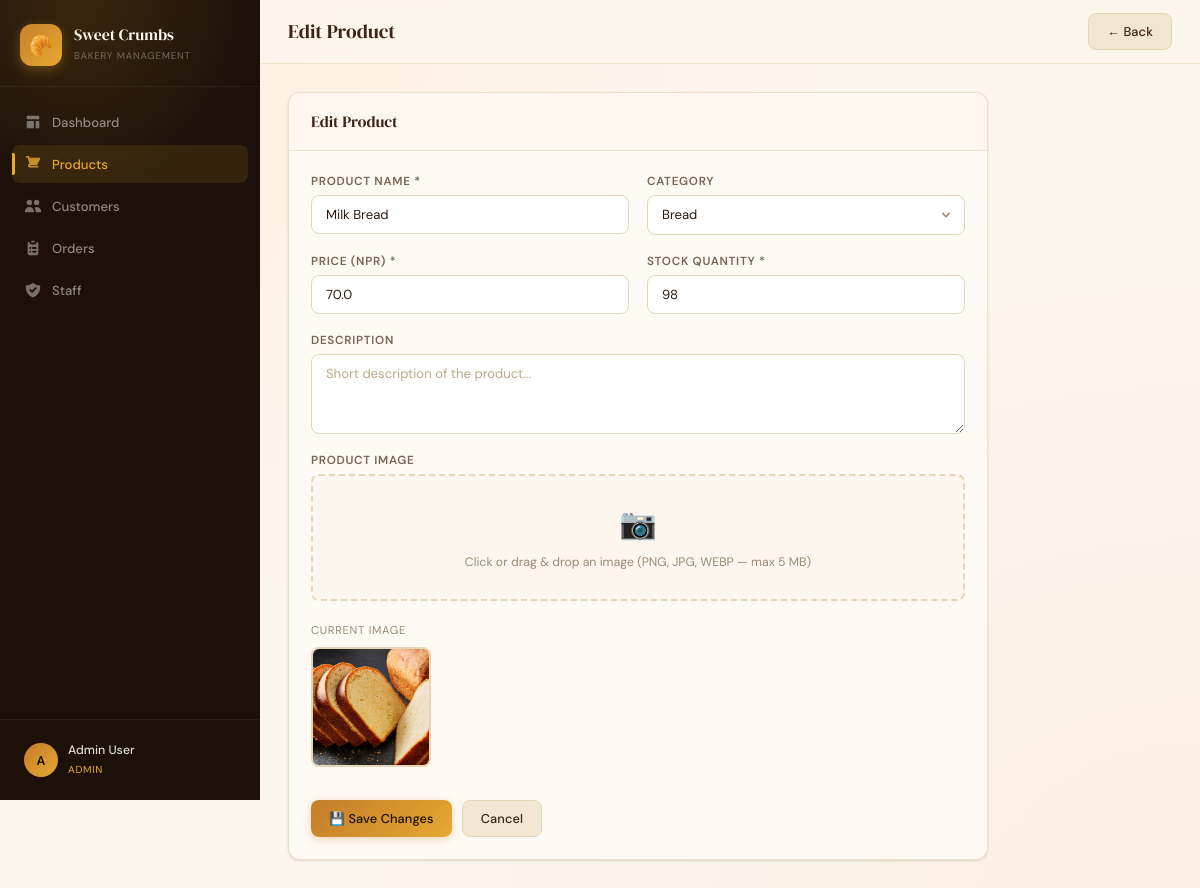
The app's page /products/edit/3 (signed in), older data.
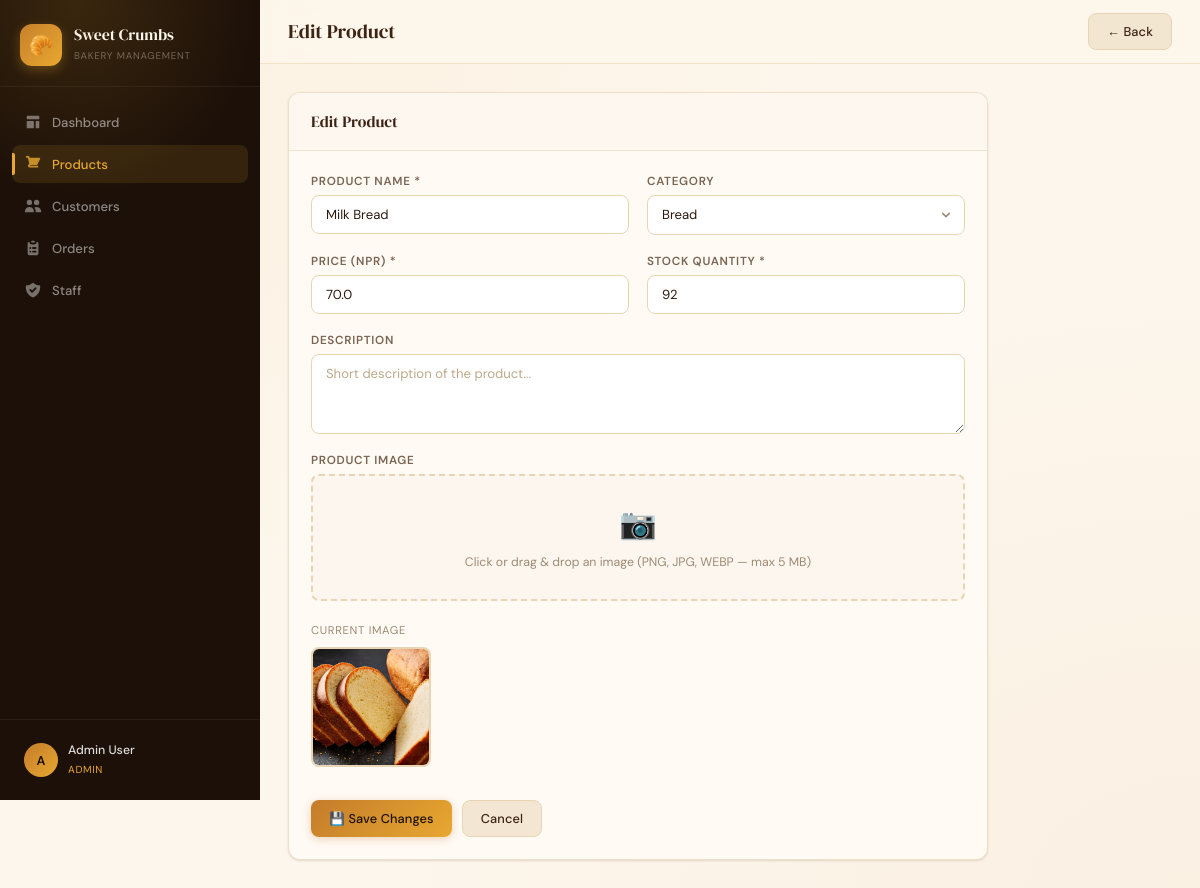
The same page, newer data.
### tables this page shows
CREATE TABLE product (
                id INTEGER PRIMARY KEY AUTOINCREMENT,
                name TEXT NOT NULL,
                description TEXT,
                price REAL NOT NULL,
                stock_qty INTEGER NOT NULL DEFAULT 0,
                category_id INTEGER,
                image_path TEXT,
                created_at TEXT DEFAULT CURRENT_TIMESTAMP,
                FOREIGN KEY (category_id) REFERENCES category(id)
            );

### app.py (the view, shortened to what this page needs)
@app.route('/products/edit/<int:pid>', methods=['GET', 'POST'])
@requires_permission('products')
def edit_product(pid):
    try:
        conn = get_db()
        categories = conn.execute("SELECT * FROM category ORDER BY name").fetchall()
        product = conn.execute("SELECT * FROM product WHERE id=?", (pid,)).fetchone()
        if not product:
            flash('Product not found.', 'danger')
            return redirect(url_for('products'))
        conn.close()
        return render_template('product_form.html', categories=categories, product=product)
    except ValueError:
        flash('Invalid price or stock value.', 'danger')
        return redirect(url_for('products'))
    except Exception as e:
        logger.error(f'Error editing product: {e}')
        flash('Error editing product.', 'danger')
        return redirect(url_for('products'))

### app.py (called while the page is built)
def get_db():
    try:
        conn = sqlite3.connect(DB_PATH)
        conn.row_factory = sqlite3.Row
        return conn
    except sqlite3.Error as e:
        logger.error(f'Database connection error: {e}')
        raise

def requires_permission(module):
    def decorator(f):
        @wraps(f)
        def decorated(*args, **kwargs):
            if 'user_id' not in session:
                return redirect(url_for('login'))
            role = session.get('role', 'staff')
            if module not in ROLE_PERMISSIONS.get(role, set()):
                logger.warning(f'Access denied for user {session.get("user_id")} to module {module}')
                flash(f'Access denied. Your role ({role}) cannot access {module}.', 'danger')
                return redirect(url_for('index'))
            return f(*args, **kwargs)
        return decorated
    return decorator

### templates/product_form.html (shortened to what this page needs)
{% extends 'base.html' %}
{% block page_title %}{{ 'Edit' if product else 'Add' }} Product{% endblock %}
{% block topbar_actions %}
  <a href="{{ url_for('products') }}" class="btn btn-secondary">← Back</a>
{% endblock %}
{% block content %}
<div class="card" style="max-width:700px">
  <div class="card-header">
    <h2>{{ 'Edit' if product else 'New' }} Product</h2>
  </div>
  <div class="card-body">
    <form method="post" enctype="multipart/form-data">
      <div class="form-grid">
        <div class="form-group">
          <label>Product Name *</label>
          <input class="form-control" name="name" required
                 value="{{ product.name if product else '' }}"
                 placeholder="e.g. Chocolate Croissant">
        </div>
        <div class="form-group">
          <label>Category</label>
          <select name="category_id" class="form-control">
            {% for cat in categories %}
              <option value="{{ cat.id }}" {{ 'selected' if product and product.category_id == cat.id }}>
                {{ cat.name }}
              </option>
            {% endfor %}
          </select>
        </div>
        <div class="form-group">
          <label>Price (NPR) *</label>
          <input class="form-control" name="price" type="number" step="0.01" min="0" required
                 value="{{ product.price if product else '' }}" placeholder="0.00">
        </div>
        <div class="form-group">
          <label>Stock Quantity *</label>
          <input class="form-control" name="stock_qty" type="number" min="0" required
                 value="{{ product.stock_qty if product else '0' }}">
        </div>
        <div class="form-group full">
          <label>Description</label>
          <textarea class="form-control" name="description" rows="3"
                    placeholder="Short description of the product...">{{ product.description if product else '' }}</textarea>
        </div>
        <div class="form-group full">
          <label>Product Image</label>
          <div class="file-upload-area" id="drop-zone">
            <span class="upload-icon">📷</span>
            <span class="upload-text">Click or drag & drop an image (PNG, JPG, WEBP — max 5 MB)</span>
          </div>
          {% if product and product.image_path %}
          <div style="margin-top:12px">
            <span style="font-size:0.75rem;color:var(--muted);text-transform:uppercase;letter-spacing:0.06em">Current image</span><br>
            <img src="{{ url_for('static', filename='uploads/' + product.image_path) }}"
                 class="img-preview" id="img-preview" style="margin-top:8px">
          </div>
          {% else %}
          <img id="img-preview" class="img-preview" style="display:none">
          {% endif %}
        </div>
      </div>
      <div style="margin-top:28px;display:flex;gap:10px">
        <button type="submit" class="btn btn-primary">
          {{ '💾 Save Changes' if product else '+ Add Product' }}
        </button>
        <a href="{{ url_for('products') }}" class="btn btn-secondary">Cancel</a>
      </div>
    </form>
  </div>
</div>
{% endblock %}

Row changes from the older to the newer data that the page shows:
changed product "Milk Bread": stock_qty "98" → "92"
